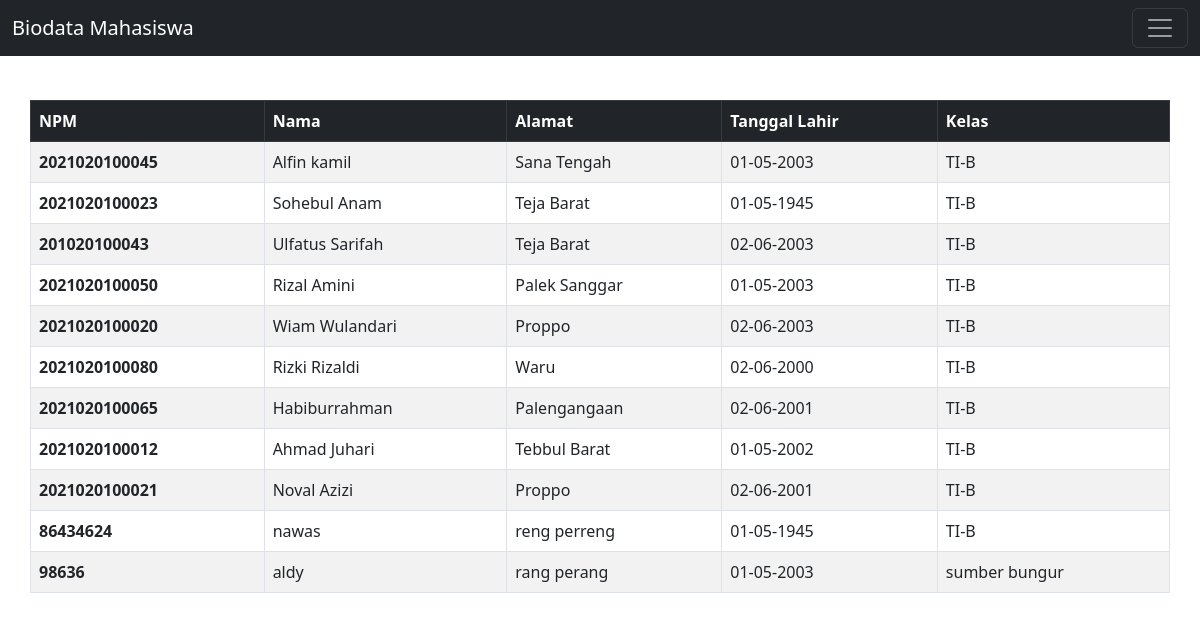
The page / on the database its author committed.
### pribadiapp/models.py (models this page shows, shortened)
class Biodata(models.Model):
    npm = models.IntegerField(null=True)
    nama = models.CharField(max_length=50)
    alamat = models.CharField(max_length=255)
    tetala = models.CharField(max_length=50)
    kelas = models.CharField(max_length=50)

### pribadiapp/views.py (the view)
# urls.py: path('', pribadi, name="home"),
def pribadi(request):
    biodatas = Biodata.objects.all()
    context = {
        'biodatas': biodatas,
    }
    return render(request,'index.html',context)

### pribadiapp/templates/index.html (shortened to what this page needs)
{% extends 'base.html' %}
{% block content %}
 <table class="ukuran container table table-striped table-bordered">
    <thead>
      <tr class="table-dark">
        <th scope="col">NPM</th>
        <th scope="col">Nama</th>
        <th scope="col">Alamat</th>
        <th scope="col">Tanggal Lahir</th>
        <th scope="col">Kelas</th>
      </tr>
    </thead>
    <tbody>
    {% for biodata in biodatas  %}
        <tr>
        <th scope="row">{{ biodata.npm }}</th>
        <td>{{ biodata.nama }}</td>
        <td>{{ biodata.alamat }}</td>
        <td>{{ biodata.tetala }}</td>
        <td>{{ biodata.kelas }}</td>
    </tr>
    {% endfor %}
    </tbody>
  </table>
{% endblock  %}

### templates/base.html (shortened to what this page needs)
{% load static %}
<!doctype html>
<html lang="en">
  <head>
    <link href="{% static 'css/bootstrap.min.css'%}" rel="stylesheet">
    <link href="{% static 'css/style.css'%}" rel="stylesheet">
  </head>
  <body>
    <nav class="navbar navbar-dark bg-dark fixed-top">
        <div class="container-fluid">
          <a class="navbar-brand" href="#">Biodata Mahasiswa</a>
          <button class="navbar-toggler" type="button" data-bs-toggle="offcanvas" data-bs-target="#offcanvasDarkNavbar" aria-controls="offcanvasDarkNavbar">
            <span class="navbar-toggler-icon"></span>
          </button>
        </div>
      </nav>
    {% block content %}
    {% endblock  %}
  </body>
</html>

### pribadiapp/static/css/style.css (style rules this page uses)
.ukuran { margin-top: 100px; }

### rows shown on the page
Biodata: npm "2021020100045", nama "Alfin kamil", alamat "Sana Tengah", tetala "01-05-2003", kelas "TI-B"
Biodata: npm "2021020100023", nama "Sohebul Anam", alamat "Teja Barat", tetala "01-05-1945", kelas "TI-B"
Biodata: npm "201020100043", nama "Ulfatus Sarifah", alamat "Teja Barat", tetala "02-06-2003", kelas "TI-B"
Biodata: npm "2021020100050", nama "Rizal Amini", alamat "Palek Sanggar", tetala "01-05-2003", kelas "TI-B"
Biodata: npm "2021020100020", nama "Wiam Wulandari", alamat "Proppo", tetala "02-06-2003", kelas "TI-B"
Biodata: npm "2021020100080", nama "Rizki Rizaldi", alamat "Waru", tetala "02-06-2000", kelas "TI-B"
Biodata: npm "2021020100065", nama "Habiburrahman", alamat "Palengangaan", tetala "02-06-2001", kelas "TI-B"
Biodata: npm "2021020100012", nama "Ahmad Juhari", alamat "Tebbul Barat", tetala "01-05-2002", kelas "TI-B"
Biodata: npm "2021020100021", nama "Noval Azizi", alamat "Proppo", tetala "02-06-2001", kelas "TI-B"
Biodata: npm "86434624", nama "nawas", alamat "reng perreng", tetala "01-05-1945", kelas "TI-B"
Biodata: npm "98636", nama "aldy", alamat "rang perang", tetala "01-05-2003", kelas "sumber bungur"
